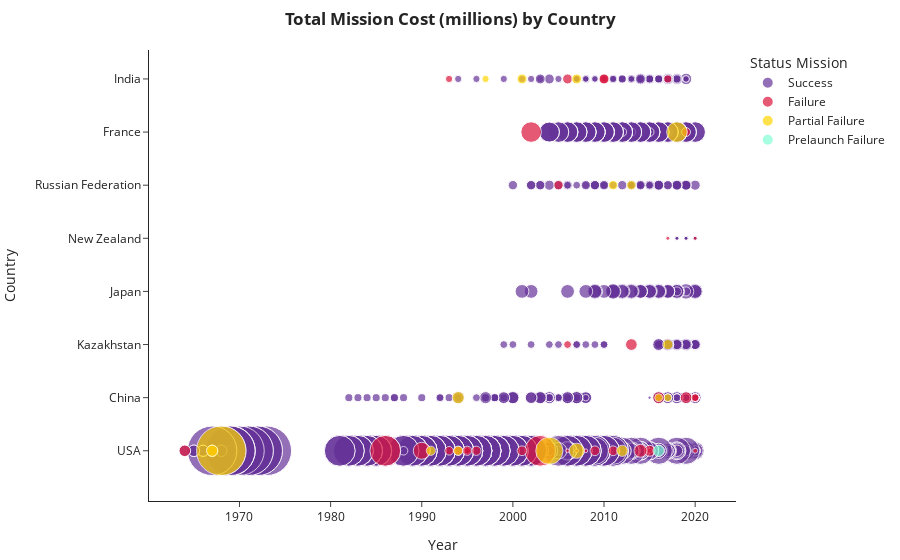

Notebook cell for this chart:
### Markdown cell above
Unfortunately there is a large portion of missing data for rocket cost. However we can analyse what we have and visualise this using a scatter plot.

### Code cell
#Use a scattter plot to show the relationship between cost per country over the years
fig = px.scatter(sm[sm["Rocket Cost"].between(1,4999)], 
                x="Year", 
                y="Country", 
                color="Status Mission",
                color_discrete_map={
                    "Success":"RebeccaPurple",
                    "Failure":"Crimson",
                    "Partial Failure":"Gold",
                    "Prelaunch Failure":"AquaMarine"},
                size="Rocket Cost", 
                size_max=35)
fig.update_layout(margin = dict(l=80, r=80, t=50, b=10), template = "simple_white", 
                  title = { "text" : "<b>Total Mission Cost (millions) by Country</b>", "x" : 0.5})
fig.show()

### Figure 1 — Plotly figure (JSON) as saved in the notebook; plotly's stock layout.template omitted (floating-point values rounded to 4 significant figures; data arrays with more than 128 entries replaced by an {"elided": "..."} marker saying what was removed)
{"data": [{"hovertemplate": "Status Mission=Success<br>Year=%{x}<br>Country=%{y}<br>Rocket Cost=%{marker.size}<extra></extra>", "legendgroup": "Success", "marker": {"color": "RebeccaPurple", "size": {"elided": "908 float values"}, "sizemode": "area", "sizeref": 0.9469, "symbol": "circle"}, "mode": "markers", "name": "Success", "orientation": "h", "showlegend": true, "type": "scatter", "x": {"elided": "908 int values"}, "xaxis": "x", "y": {"elided": "908 str values"}, "yaxis": "y"}, {"hovertemplate": "Status Mission=Failure<br>Year=%{x}<br>Country=%{y}<br>Rocket Cost=%{marker.size}<extra></extra>", "legendgroup": "Failure", "marker": {"color": "Crimson", "size": [28.3, 7.5, 12, 29.15, 37, 64.68, 31, 7.5, 64.68, 15, 56.5, 80, 65, 45, 47, 47, 45, 7, 7, 29, 47, 7, 41.8, 450, 200, 45, 40, 20, 40, 40, 35, 25, 136.6, 450, 59, 63.23], "sizemode": "area", "sizeref": 0.9469, "symbol": "circle"}, "mode": "markers", "name": "Failure", "orientation": "h", "showlegend": true, "type": "scatter", "x": [2020, 2020, 2020, 2020, 2019, 2019, 2017, 2017, 2016, 2015, 2015, 2014, 2013, 2011, 2010, 2010, 2009, 2008, 2007, 2006, 2006, 2006, 2005, 2003, 2002, 2001, 1996, 1995, 1995, 1994, 1993, 1993, 1990, 1986, 1967, 1964], "xaxis": "x", "y": ["China", "New Zealand", "USA", "China", "France", "China", "India", "New Zealand", "China", "USA", "USA", "USA", "Kazakhstan", "USA", "India", "India", "USA", "USA", "USA", "Kazakhstan", "India", "USA", "Russian Federation", "USA", "France", "USA", "USA", "USA", "USA", "USA", "USA", "India", "USA", "USA", "USA", "USA"], "yaxis": "y"}, {"hovertemplate": "Status Mission=Partial Failure<br>Year=%{x}<br>Country=%{y}<br>Rocket Cost=%{marker.size}<extra></extra>", "legendgroup": "Partial Failure", "marker": {"color": "Gold", "size": [200, 48.5, 29.15, 29.75, 41.8, 59.5, 41.8, 47, 109, 350, 47, 25, 69.7, 40, 40, 1160, 59], "sizemode": "area", "sizeref": 0.9469, "symbol": "circle"}, "mode": "markers", "name": "Partial Failure", "orientation": "h", "showlegend": true, "type": "scatter", "x": [2018, 2017, 2017, 2016, 2013, 2012, 2011, 2007, 2007, 2004, 2001, 1997, 1994, 1994, 1991, 1968, 1967], "xaxis": "x", "y": ["France", "Kazakhstan", "China", "China", "Russian Federation", "USA", "Russian Federation", "India", "USA", "USA", "India", "India", "China", "USA", "USA", "USA", "USA"], "yaxis": "y"}, {"hovertemplate": "Status Mission=Prelaunch Failure<br>Year=%{x}<br>Country=%{y}<br>Rocket Cost=%{marker.size}<extra></extra>", "legendgroup": "Prelaunch Failure", "marker": {"color": "AquaMarine", "size": [62], "sizemode": "area", "sizeref": 0.9469, "symbol": "circle"}, "mode": "markers", "name": "Prelaunch Failure", "orientation": "h", "showlegend": true, "type": "scatter", "x": [2016], "xaxis": "x", "y": ["USA"], "yaxis": "y"}], "layout": {"legend": {"itemsizing": "constant", "title": {"text": "Status Mission"}, "tracegroupgap": 0}, "margin": {"b": 10, "l": 80, "r": 80, "t": 50}, "title": {"text": "<b>Total Mission Cost (millions) by Country</b>", "x": 0.5}, "xaxis": {"anchor": "y", "domain": [0, 1], "title": {"text": "Year"}}, "yaxis": {"anchor": "x", "domain": [0, 1], "title": {"text": "Country"}}}}
